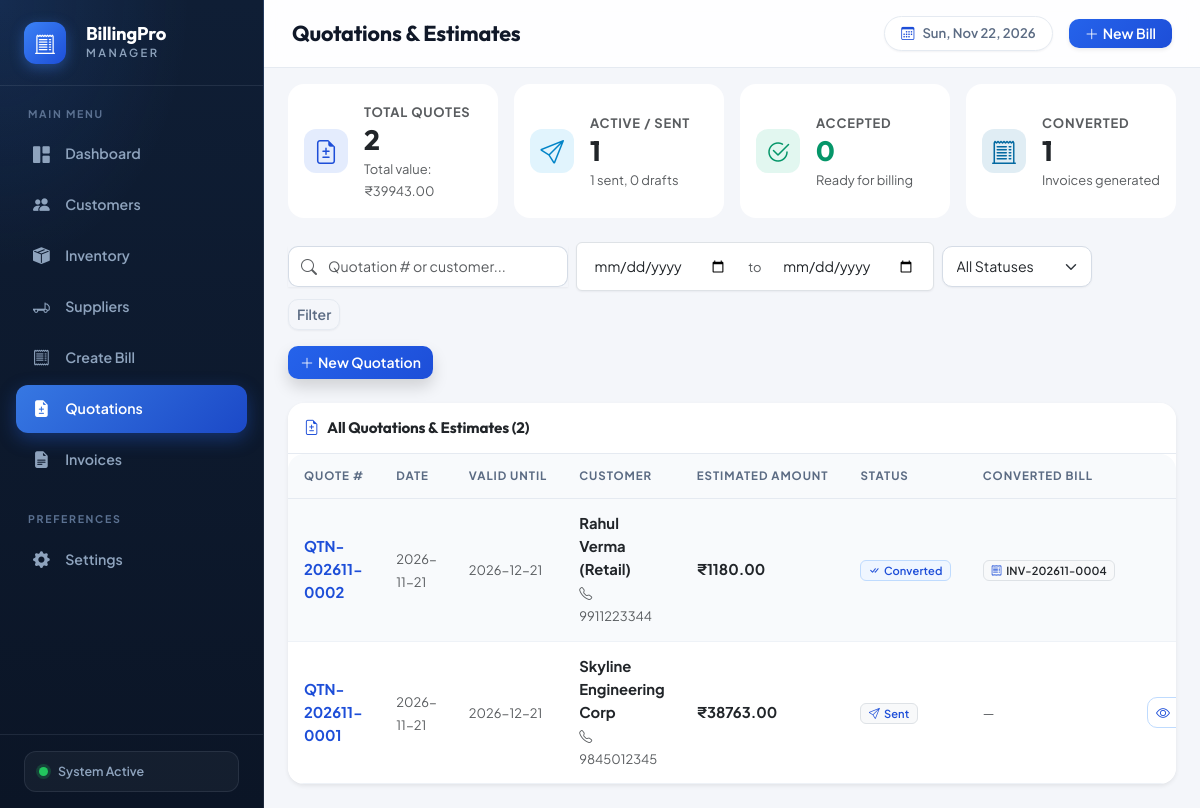
/quotations/, run on the app's committed database.
### tables this page shows
CREATE TABLE quotations (
    id INTEGER PRIMARY KEY AUTOINCREMENT,
    quotation_number TEXT UNIQUE NOT NULL,
    customer_id INTEGER NOT NULL REFERENCES customers(id) ON DELETE RESTRICT,
    quotation_date DATE NOT NULL,
    valid_until DATE,
    subtotal REAL NOT NULL DEFAULT 0.0,
    discount_type TEXT DEFAULT 'fixed',
    discount_value REAL NOT NULL DEFAULT 0.0,
    discount_amount REAL NOT NULL DEFAULT 0.0,
    taxable_amount REAL NOT NULL DEFAULT 0.0,
    tax_type TEXT NOT NULL DEFAULT 'intra_state',
    cgst_amount REAL NOT NULL DEFAULT 0.0,
    sgst_amount REAL NOT NULL DEFAULT 0.0,
    igst_amount REAL NOT NULL DEFAULT 0.0,
    total_tax REAL NOT NULL DEFAULT 0.0,
    grand_total REAL NOT NULL DEFAULT 0.0,
    status TEXT NOT NULL DEFAULT 'Draft',
    converted_invoice_id INTEGER REFERENCES invoices(id) ON DELETE SET NULL,
    notes TEXT,
    created_at TIMESTAMP DEFAULT CURRENT_TIMESTAMP,
    updated_at TIMESTAMP DEFAULT CURRENT_TIMESTAMP
);

CREATE TABLE customers (
    id INTEGER PRIMARY KEY AUTOINCREMENT,
    customer_id TEXT UNIQUE NOT NULL,
    name TEXT NOT NULL,
    phone TEXT NOT NULL,
    email TEXT,
    address TEXT,
    gstin TEXT,
    created_at TIMESTAMP DEFAULT CURRENT_TIMESTAMP,
    updated_at TIMESTAMP DEFAULT CURRENT_TIMESTAMP
);

CREATE TABLE invoices (
    id INTEGER PRIMARY KEY AUTOINCREMENT,
    invoice_number TEXT UNIQUE NOT NULL,
    customer_id INTEGER NOT NULL REFERENCES customers(id) ON DELETE RESTRICT,
    invoice_date DATE NOT NULL,
    subtotal REAL NOT NULL DEFAULT 0.0,
    discount_type TEXT DEFAULT 'fixed',
    discount_value REAL NOT NULL DEFAULT 0.0,
    discount_amount REAL NOT NULL DEFAULT 0.0,
    taxable_amount REAL NOT NULL DEFAULT 0.0,
    tax_type TEXT NOT NULL DEFAULT 'intra_state',
    cgst_amount REAL NOT NULL DEFAULT 0.0,
    sgst_amount REAL NOT NULL DEFAULT 0.0,
    igst_amount REAL NOT NULL DEFAULT 0.0,
    total_tax REAL NOT NULL DEFAULT 0.0,
    grand_total REAL NOT NULL DEFAULT 0.0,
    paid_amount REAL NOT NULL DEFAULT 0.0,
    balance_amount REAL NOT NULL DEFAULT 0.0,
    payment_status TEXT NOT NULL DEFAULT 'Unpaid',
    status TEXT NOT NULL DEFAULT 'active',
    notes TEXT,
    created_at TIMESTAMP DEFAULT CURRENT_TIMESTAMP,
    updated_at TIMESTAMP DEFAULT CURRENT_TIMESTAMP
);

### routes/quotations.py (the view)
@quotations_bp.route('/', methods=['GET'])
def list_quotations():
    search = request.args.get('search', '').strip()
    start_date = request.args.get('start_date', '').strip()
    end_date = request.args.get('end_date', '').strip()
    status = request.args.get('status', '').strip()
    quotations = QuotationModel.get_all(
        search_query=search if search else None,
        status=status if status else None,
        start_date=start_date if start_date else None,
        end_date=end_date if end_date else None
    )
    all_quotes = QuotationModel.get_all()
    count_total = len(all_quotes)
    count_draft = sum(1 for q in all_quotes if q['status'] == 'Draft')
    count_sent = sum(1 for q in all_quotes if q['status'] == 'Sent')
    count_accepted = sum(1 for q in all_quotes if q['status'] == 'Accepted')
    count_converted = sum(1 for q in all_quotes if q['status'] == 'Converted')
    total_value = sum(q['grand_total'] for q in all_quotes)
    return render_template(
        'quotations.html',
        quotations=quotations,
        search=search,
        start_date=start_date,
        end_date=end_date,
        status=status,
        count_total=count_total,
        count_draft=count_draft,
        count_sent=count_sent,
        count_accepted=count_accepted,
        count_converted=count_converted,
        total_value=total_value
    )

### templates/quotations.html (shortened to what this page needs)
{% extends 'base.html' %}
{% block page_title %}Quotations & Estimates{% endblock %}
{% block content %}
<div class="row g-3 mb-4">
    <div class="col-12 col-sm-6 col-xl-3 stat-card-wrapper">
        <div class="card border-0 p-3 h-100 d-flex flex-row align-items-center">
            <div class="stat-icon me-3" style="background: rgba(37, 99, 235, 0.12); color: #1d4ed8;">
                <i class="bi bi-file-earmark-diff fs-4"></i>
            </div>
            <div>
                <span class="text-muted small fw-bold tracking-wider text-uppercase">Total Quotes</span>
                <h3 class="mb-0 fw-bold text-dark">{{ count_total }}</h3>
                <small class="text-muted">Total value: ₹{{ "%.2f"|format(total_value) }}</small>
            </div>
        </div>
    </div>
    <div class="col-12 col-sm-6 col-xl-3 stat-card-wrapper">
        <div class="card border-0 p-3 h-100 d-flex flex-row align-items-center">
            <div class="stat-icon me-3" style="background: rgba(14, 165, 233, 0.12); color: #0284c7;">
                <i class="bi bi-send fs-4"></i>
            </div>
            <div>
                <span class="text-muted small fw-bold tracking-wider text-uppercase">Active / Sent</span>
                <h3 class="mb-0 fw-bold text-dark">{{ count_sent + count_draft }}</h3>
                <small class="text-muted">{{ count_sent }} sent, {{ count_draft }} drafts</small>
            </div>
        </div>
    </div>
    <div class="col-12 col-sm-6 col-xl-3 stat-card-wrapper">
        <div class="card border-0 p-3 h-100 d-flex flex-row align-items-center">
            <div class="stat-icon me-3" style="background: rgba(16, 185, 129, 0.12); color: #059669;">
                <i class="bi bi-check2-circle fs-4"></i>
            </div>
            <div>
                <span class="text-muted small fw-bold tracking-wider text-uppercase">Accepted</span>
                <h3 class="mb-0 fw-bold text-success">{{ count_accepted }}</h3>
                <small class="text-muted">Ready for billing</small>
            </div>
        </div>
    </div>
    <div class="col-12 col-sm-6 col-xl-3 stat-card-wrapper">
        <div class="card border-0 p-3 h-100 d-flex flex-row align-items-center">
            <div class="stat-icon me-3" style="background: rgba(3, 105, 161, 0.12); color: #0369a1;">
                <i class="bi bi-receipt-cutoff fs-4"></i>
            </div>
            <div>
                <span class="text-muted small fw-bold tracking-wider text-uppercase">Converted</span>
                <h3 class="mb-0 fw-bold text-dark">{{ count_converted }}</h3>
                <small class="text-muted">Invoices generated</small>
            </div>
        </div>
    </div>
</div>
<div class="row g-3 mb-4">
    <div class="col-12 d-flex flex-wrap justify-content-between align-items-center gap-3">
        <form method="GET" action="{{ url_for('quotations.list_quotations') }}" class="d-flex flex-wrap align-items-center gap-2 flex-grow-1" style="max-width: 860px;">
            <div class="input-group shadow-xs" style="max-width: 280px;">
                <span class="input-group-text bg-white border-end-0 text-muted"><i class="bi bi-search"></i></span>
                <input type="text" name="search" class="form-control border-start-0 ps-0" placeholder="Quotation # or customer..." value="{{ search }}">
            </div>
            <div class="d-flex align-items-center gap-1 shadow-xs bg-white p-1 rounded-2 border">
                <input type="date" name="start_date" class="form-control form-control-sm border-0" value="{{ start_date }}" title="Start Date">
                <span class="text-muted small px-1">to</span>
                <input type="date" name="end_date" class="form-control form-control-sm border-0" value="{{ end_date }}" title="End Date">
            </div>
            <select name="status" class="form-select form-select-sm shadow-xs" style="max-width: 150px;" onchange="this.form.submit()">
                <option value="">All Statuses</option>
            </select>
            <button type="submit" class="btn btn-sm btn-outline-secondary shadow-xs">Filter</button>
        </form>
        <a href="{{ url_for('quotations.create_quotation') }}" class="btn btn-primary shadow d-flex align-items-center">
            <i class="bi bi-plus-lg me-1"></i> New Quotation
        </a>
    </div>
</div>
<div class="card border-0 shadow-sm overflow-hidden">
    <div class="card-header bg-white py-3 d-flex justify-content-between align-items-center">
        <h6 class="mb-0 fw-bold text-dark">
            <i class="bi bi-file-earmark-diff me-2 text-primary"></i>All Quotations & Estimates ({{ quotations|length }})
        </h6>
    </div>
    <div class="table-responsive">
        <table class="table table-hover align-middle mb-0">
            <thead>
                <tr>
                    <th>Quote #</th>
                    <th>Date</th>
                    <th>Valid Until</th>
                    <th>Customer</th>
                    <th>Estimated Amount</th>
                    <th>Status</th>
                    <th>Converted Bill</th>
                    <th class="text-end">Actions</th>
                </tr>
            </thead>
            <tbody>
                {% if quotations %}
                    {% for q in quotations %}
                    <tr class="{% if q.status == 'Converted' %}table-light opacity-85{% endif %}">
                        <td>
                            <a href="{{ url_for('quotations.view_quotation', quotation_id=q.id) }}" class="fw-bold text-primary text-decoration-none">
                                {{ q.quotation_number }}
                            </a>
                        </td>
                        <td>
                            <span class="small text-muted">{{ q.quotation_date }}</span>
                        </td>
                        <td>
                            <span class="small text-muted">{{ q.valid_until or '—' }}</span>
                        </td>
                        <td>
                            <div class="fw-bold text-dark">{{ q.customer_name }}</div>
                            <span class="small text-muted"><i class="bi bi-telephone me-1"></i>{{ q.customer_phone }}</span>
                        </td>
                        <td>
                            <span class="fw-bold text-dark">₹{{ "%.2f"|format(q.grand_total) }}</span>
                        </td>
                        <td>
                            {% if q.status == 'Converted' %}
                                <span class="badge badge-soft-primary"><i class="bi bi-check-all me-1"></i>Converted</span>
                            {% elif q.status == 'Accepted' %}
                                <span class="badge badge-soft-success"><i class="bi bi-check-circle me-1"></i>Accepted</span>
                            {% elif q.status == 'Sent' %}
                                <span class="badge bg-light text-primary border"><i class="bi bi-send me-1"></i>Sent</span>
                            {% elif q.status == 'Declined' %}
                                <span class="badge badge-soft-danger"><i class="bi bi-x-circle me-1"></i>Declined</span>
                            {% else %}
                                <span class="badge bg-light text-secondary border">Draft</span>
                            {% endif %}
                        </td>
                        <td>
                            {% if q.converted_invoice_number %}
                                <a href="{{ url_for('invoices.view_invoice', invoice_id=q.converted_invoice_id) }}" class="fw-bold text-decoration-none text-dark">
                                    <span class="badge bg-light border text-dark">
                                        <i class="bi bi-receipt me-1 text-primary"></i>{{ q.converted_invoice_number }}
                                    </span>
                                </a>
                            {% else %}
                                <span class="text-muted small">—</span>
                            {% endif %}
                        </td>
                        <td class="text-end">
                            <div class="btn-group btn-group-sm">
                                <a href="{{ url_for('quotations.view_quotation', quotation_id=q.id) }}" class="btn btn-outline-primary" title="View Details">
                                    <i class="bi bi-eye"></i>
                                </a>
                            </div>
                        </td>
                    </tr>
                    {% endfor %}
                {% endif %}
            </tbody>
        </table>
    </div>
</div>
{% endblock %}

### data on the page
quotations: quotation_number "QTN-202611-0002", quotation_date "2026-11-21", valid_until "2026-12-21", customer_name "Rahul Verma (Retail)", customer_phone "9911223344", grand_total "1180.00", status "Converted" (drawn), converted_invoice_number "INV-202611-0004"
quotations: quotation_number "QTN-202611-0001", quotation_date "2026-11-21", valid_until "2026-12-21", customer_name "Skyline Engineering Corp", customer_phone "9845012345", grand_total "38763.00", status "Sent" (drawn)

### other printed values
{{ count_total }} "2"
{{ "%.2f"|format(total_value) }} "39943.00"
{{ count_sent + count_draft }} "1"
{{ count_sent }} "1"
{{ count_draft }} "0"
{{ count_accepted }} "0"
{{ count_converted }} "1"
{{ quotations|length }} "2"
